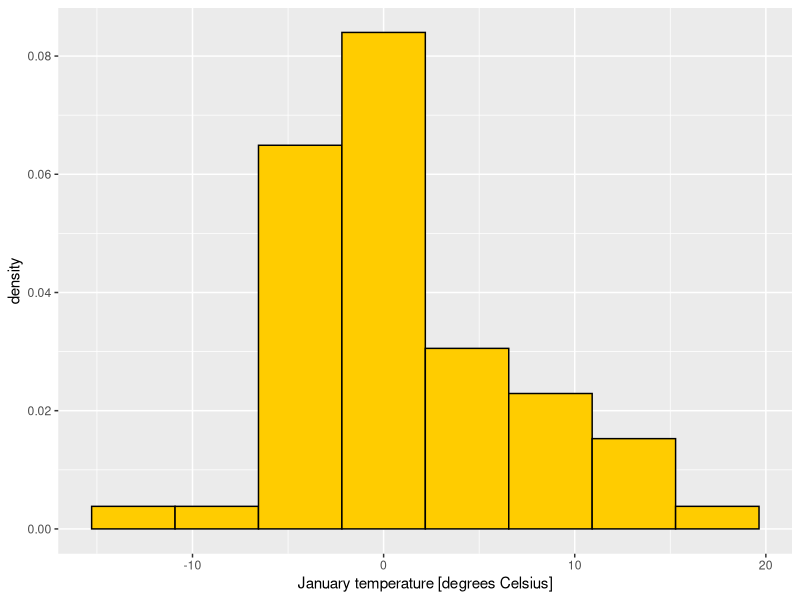
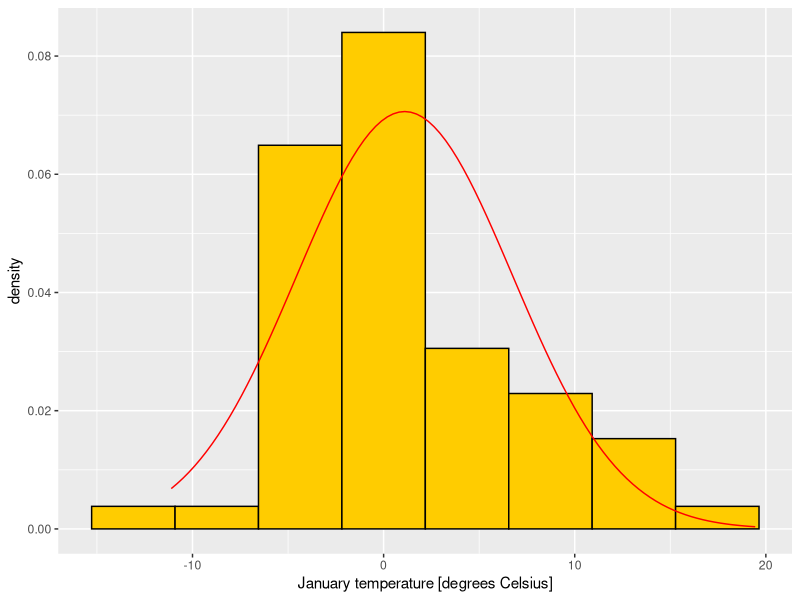
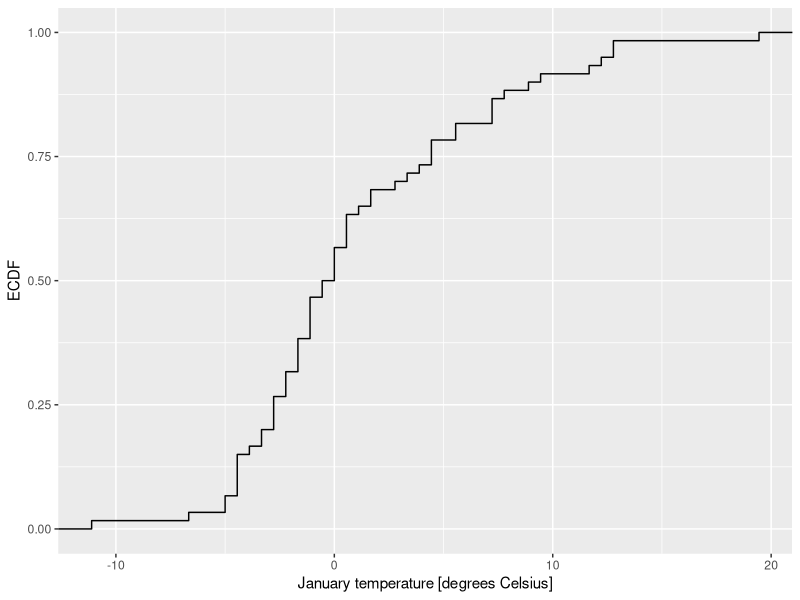
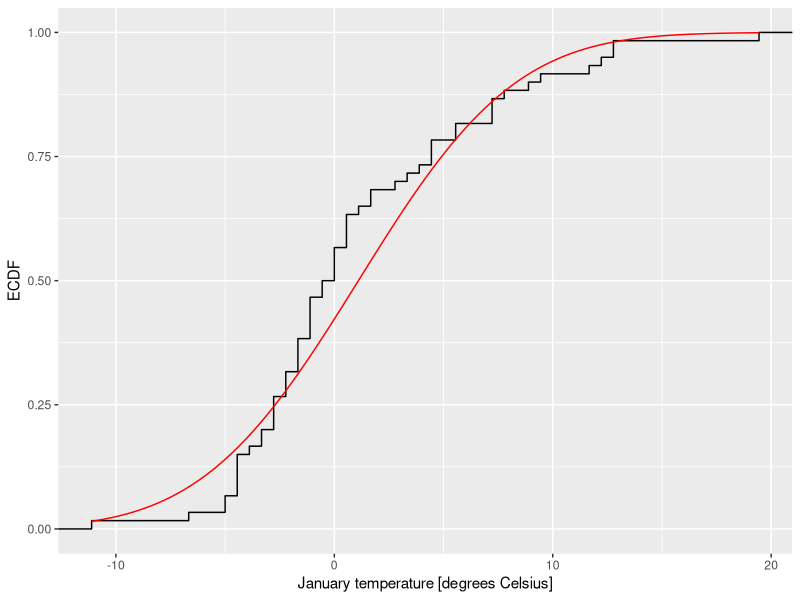
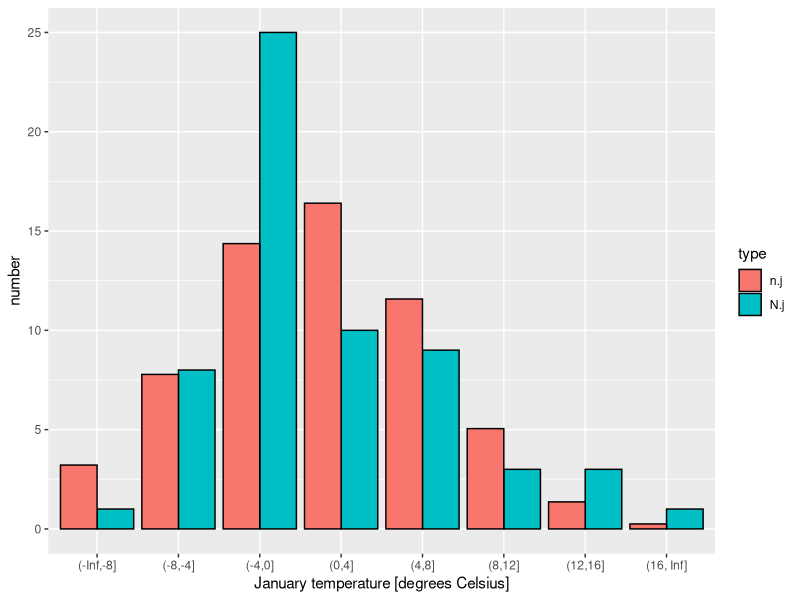

Source code (R) for these figures, in order:
library("dplyr")
library("ggplot2")
library("nortest")

dt <- read.csv2(file = "data/pollution.csv")
str(dt)
summary(dt)

# JANT
dt <- dt |> mutate(
	X = (JANT - 32) * 5 / 9
	)

n <- nrow(dt)

# Lilliefors test
lillie.test(dt$X)
# estimates of mean and standard deviation of normal distribution
m <- mean(dt$X)
s <- sd(dt$X)
# Kolmogorov-Smirnov test
ks.test(dt$X, "pnorm", mean = m, sd = s)


# Histogram
sqrt(n)
k <- 8
ggplot(dt, aes(x = X, y = ..density..)) + 
	geom_histogram(bins = k, color = "black", fill = "#FFCC00") + 
	labs(x = "January temperature [degrees Celsius]", y = "density")

ggplot(dt, aes(x = X)) + 
	geom_histogram(aes(y = ..density..), bins = 8, color = "black", fill = "#FFCC00") + 
	geom_function(fun = dnorm, args = list(mean = m, sd = s), color = "red") + 
	labs(x = "January temperature [degrees Celsius]", y = "density")

# ECDF plot
ggplot(dt, aes(x = X)) + 
	stat_ecdf(color = "black") + 
	labs(x = "January temperature [degrees Celsius]", y = "ECDF")

ggplot(dt, aes(x = X)) + 
	stat_ecdf(color = "black") + 
	geom_function(fun = pnorm, args = list(mean = m, sd = s), color = "red") + 
	labs(x = "January temperature [degrees Celsius]", y = "ECDF")


# Chi-squared test
range(dt$X)
breaks <- seq(-12, 20, len = k + 1)
breaks[1] = -Inf
breaks[length(breaks)] = Inf
dt <- dt |> mutate(
		A.j = cut(X, breaks, ordered_result = TRUE)
	)

dt2 <- dt |> group_by(A.j) |> 
	summarise(
		N.j = n()
	) |> 
	mutate(
		left = breaks[-length(breaks)], 
		right = breaks[-1], 
		F.right = pnorm(right, mean = m, sd = s), 
		F.left = pnorm(left, mean = m, sd = s), 
		p.j = F.right - F.left, 
		n.j = n * p.j
	)

sum(dt2$N.j)
sum(dt2$n.j)
sum(dt2$p.j)
# OK

k <- nrow(dt2)

dt2.long <- dt2 |> tidyr::pivot_longer(cols = c(N.j, n.j), names_to = "type", values_to = "freq")
ggplot(dt2.long, aes(x = A.j, y = freq, fill = type)) + 
	geom_col(position = "dodge", color = "black") + 
	labs(x = "January temperature [degrees Celsius]", y = "number")

# Assumptions
dt2$n.j >= 5 
# Yarnold's criterion
q <- sum (dt2$n.j < 5) / k
q
dt2$n.j >= 5 * q
# => merge last trwo categories

d1 <- dt2 |> filter(right <= 12)
d2 <- dt2 |> filter(right > 12) |> 
	summarise(across(c(N.j, p.j, n.j), sum)) |> 
	mutate(A.j = "(12, Inf)", left = 12, right = Inf, F.right = 1, F.left = pnorm(12, mean = m, sd = s))
dt3 <- d1 |> rbind(d2)

View(dt2)
k3 <- nrow(dt3)

sum(dt3$N.j)
sum(dt3$n.j)
sum(dt3$p.j)
# OK

# Assumptions
dt3$n.j >= 5 
# Yarnold's criterion
q <- sum (dt3$n.j < 5) / k
q
dt3$n.j >= 5 * q
# Yarnold's criterion is OK

K <- sum(dt3$N.j^2 / (dt3$n.j)) - n
K
qchisq (0.95, df = k3 - 1 - 2) # remember -2
K >= qchisq (0.95, df = k3 - 1 - 2) # remember -2
#	p-value
1 - pchisq (K, df = k3 - 1 - 2) # remember -2

#
# Continue with June temperatures ...
